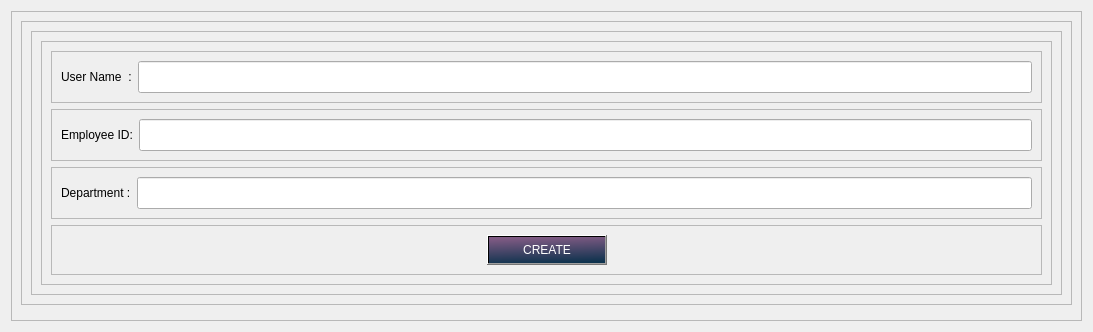
                  <widget class="QWidget" name="page_adduser">
                   <layout class="QHBoxLayout" name="horizontalLayout_42">
                    <item>
                     <widget class="QFrame" name="frame_34">
                      <property name="frameShape">
                       <enum>QFrame::StyledPanel</enum>
                      </property>
                      <property name="frameShadow">
                       <enum>QFrame::Raised</enum>
                      </property>
                      <layout class="QVBoxLayout" name="verticalLayout_32">
                       <item>
                        <widget class="QFrame" name="frame_33">
                         <property name="frameShape">
                          <enum>QFrame::StyledPanel</enum>
                         </property>
                         <property name="frameShadow">
                          <enum>QFrame::Raised</enum>
                         </property>
                         <layout class="QHBoxLayout" name="horizontalLayout_33">
                          <item>
                           <widget class="QFrame" name="frame_31">
                            <property name="frameShape">
                             <enum>QFrame::StyledPanel</enum>
                            </property>
                            <property name="frameShadow">
                             <enum>QFrame::Raised</enum>
                            </property>
                            <layout class="QVBoxLayout" name="verticalLayout_31">
                             <item>
                              <widget class="QFrame" name="frame_27">
                               <property name="frameShape">
                                <enum>QFrame::StyledPanel</enum>
                               </property>
                               <property name="frameShadow">
                                <enum>QFrame::Raised</enum>
                               </property>
                               <layout class="QVBoxLayout" name="verticalLayout_28">
                                <item>
                                 <widget class="QFrame" name="frame_28">
                                  <property name="frameShape">
                                   <enum>QFrame::StyledPanel</enum>
                                  </property>
                                  <property name="frameShadow">
                                   <enum>QFrame::Raised</enum>
                                  </property>
                                  <layout class="QHBoxLayout" name="horizontalLayout_14">
                                   <item>
                                    <widget class="QLabel" name="label_7">
                                     <property name="text">
                                      <string>User Name  :</string>
                                     </property>
                                    </widget>
                                   </item>
                                   <item>
                                    <widget class="QLineEdit" name="user_name_field_2">
                                     <property name="minimumSize">
                                      <size>
                                       <width>100</width>
                                       <height>32</height>
                                      </size>
                                     </property>
                                    </widget>
                                   </item>
                                  </layout>
                                 </widget>
                                </item>
                                <item>
                                 <widget class="QFrame" name="frame_29">
                                  <property name="frameShape">
                                   <enum>QFrame::StyledPanel</enum>
                                  </property>
                                  <property name="frameShadow">
                                   <enum>QFrame::Raised</enum>
                                  </property>
                                  <layout class="QHBoxLayout" name="horizontalLayout_32">
                                   <item>
                                    <widget class="QLabel" name="label_8">
                                     <property name="text">
                                      <string>Employee ID:</string>
                                     </property>
                                    </widget>
                                   </item>
                                   <item>
                                    <widget class="QLineEdit" name="employeeID_field">
                                     <property name="minimumSize">
                                      <size>
                                       <width>100</width>
                                       <height>32</height>
                                      </size>
                                     </property>
                                    </widget>
                                   </item>
                                  </layout>
                                 </widget>
                                </item>
                                <item>
                                 <widget class="QFrame" name="frame_30">
                                  <property name="frameShape">
                                   <enum>QFrame::StyledPanel</enum>
                                  </property>
                                  <property name="frameShadow">
                                   <enum>QFrame::Raised</enum>
                                  </property>
                                  <layout class="QHBoxLayout" name="horizontalLayout_31">
                                   <item>
                                    <widget class="QLabel" name="label_9">
                                     <property name="text">
                                      <string>Department :</string>
                                     </property>
                                    </widget>
                                   </item>
                                   <item>
                                    <widget class="QLineEdit" name="department_field">
                                     <property name="minimumSize">
                                      <size>
                                       <width>100</width>
                                       <height>32</height>
                                      </size>
                                     </property>
                                    </widget>
                                   </item>
                                  </layout>
                                 </widget>
                                </item>
                                <item>
                                 <widget class="QFrame" name="frame_32">
                                  <property name="frameShape">
                                   <enum>QFrame::StyledPanel</enum>
                                  </property>
                                  <property name="frameShadow">
                                   <enum>QFrame::Raised</enum>
                                  </property>
                                  <layout class="QHBoxLayout" name="horizontalLayout_34">
                                   <item>
                                    <spacer name="horizontalSpacer_10">
                                     <property name="orientation">
                                      <enum>Qt::Horizontal</enum>
                                     </property>
                                     <property name="sizeHint" stdset="0">
                                      <size>
                                       <width>426</width>
                                       <height>20</height>
                                      </size>
                                     </property>
                                    </spacer>
                                   </item>
                                   <item>
                                    <widget class="QPushButton" name="pushButton_10">
                                     <property name="minimumSize">
                                      <size>
                                       <width>120</width>
                                       <height>30</height>
                                      </size>
                                     </property>
                                     <property name="maximumSize">
                                      <size>
                                       <width>200</width>
                                       <height>16777215</height>
                                      </size>
                                     </property>
                                     <property name="styleSheet">
                                      <string notr="true">QPushButton{
	color: rgb(255, 255, 255);
	background-color: qlineargradient(spread:pad, x1:0.524118, y1:0, x2:0.671, y2:1, stop:0 #7f5a83, stop:1 #0d324d);
	padding: 5px 7px;

}
QPushButton:hover {
	background-color: rgb(44, 49, 60)
}
QPushButton:pressed {	
	background-color: rgb(248, 248, 248);
	color: rgb(6, 6, 6);
}
</string>
                                     </property>
                                     <property name="text">
                                      <string>CREATE</string>
                                     </property>
                                     <property name="icon">
                                      <iconset>
                                       <normaloff>:/20x20/icons/20x20/cil-pencil.png</normaloff>:/20x20/icons/20x20/cil-pencil.png</iconset>
                                     </property>
                                    </widget>
                                   </item>
                                   <item>
                                    <spacer name="horizontalSpacer_19">
                                     <property name="orientation">
                                      <enum>Qt::Horizontal</enum>
                                     </property>
                                     <property name="sizeHint" stdset="0">
                                      <size>
                                       <width>425</width>
                                       <height>20</height>
                                      </size>
                                     </property>
                                    </spacer>
                                   </item>
                                  </layout>
                                 </widget>
                                </item>
                               </layout>
                              </widget>
                             </item>
                            </layout>
                           </widget>
                          </item>
                         </layout>
                        </widget>
                       </item>
                       <item>
                        <widget class="QFrame" name="frame_35">
                         <property name="frameShape">
                          <enum>QFrame::StyledPanel</enum>
                         </property>
                         <property name="frameShadow">
                          <enum>QFrame::Raised</enum>
                         </property>
                        </widget>
                       </item>
                      </layout>
                     </widget>
                    </item>
                   </layout>
                  </widget>
